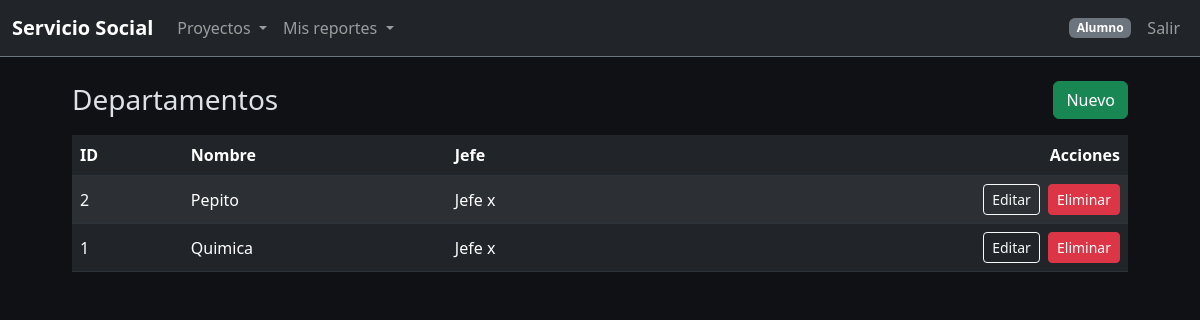
/admin/departamentos (signed in), run on the app's committed database.
### app/models.py (models this page shows, shortened)
class User(UserMixin, db.Model):
    __tablename__ = "users"
    id            = db.Column(db.Integer, primary_key=True)
    nombre        = db.Column(db.String(120), nullable=False)          # nombre para mostrar
    email         = db.Column(db.String(120), unique=True, nullable=False)
    password_hash = db.Column(db.String(255), nullable=False)
    rol           = db.Column(db.String(20), nullable=False, default="alumno")
    activo        = db.Column(db.Boolean, default=True)
    ap_paterno = db.Column(db.String(120))
    ap_materno = db.Column(db.String(120))
    nombres    = db.Column(db.String(120))  # si lo quieres separado
    no_control = db.Column(db.String(50))
    carrera    = db.Column(db.String(120))
    departamento_id = db.Column(db.Integer, db.ForeignKey("departamentos.id"))
    departamento    = db.relationship(
        "Departamento",
        foreign_keys=[departamento_id],   # evita ambigüedad
        backref="miembros",
    )

class Departamento(db.Model):
    __tablename__ = "departamentos"
    id      = db.Column(db.Integer, primary_key=True)
    nombre  = db.Column(db.String(120), nullable=False)
    jefe_id = db.Column(db.Integer, db.ForeignKey("users.id"), nullable=True)
    jefe    = db.relationship(
        "User",
        foreign_keys=[jefe_id],
        backref="departamentos_dirigidos",
    )

### app/views/admin.py (the view)
@admin_bp.route("/departamentos", methods=["GET"], endpoint="departamentos_list")
@login_required
def departamentos_list():
    deps = Departamento.query.order_by(Departamento.id.desc()).all()
    return render_template("admin/departamentos_list.html", deps=deps)

### app/roles.py (called while the page is built)
def register_template_utils(app):
    @app.context_processor
    def inject_perms():
        return {
            "can": (lambda p: _can(current_user, p)),
            "is_role": (lambda r: getattr(current_user, "rol", None) == r),
        }

### templates/admin/departamentos_list.html (shortened to what this page needs)
{% extends "base.html" %}
{% block content %}
<div class="d-flex justify-content-between align-items-center mb-3">
  <h3 class="m-0">Departamentos</h3>
  <a class="btn btn-success" href="{{ url_for('admin.departamentos_new') }}">Nuevo</a>
</div>
<div class="table-responsive">
  <table class="table table-dark table-striped align-middle">
    <thead>
      <tr>
        <th>ID</th>
        <th>Nombre</th>
        <th>Jefe</th>
        <th class="text-end">Acciones</th>
      </tr>
    </thead>
    <tbody>
      {% for d in deps %}
      <tr>
        <td>{{ d.id }}</td>
        <td>{{ d.nombre }}</td>
        <td>{{ d.jefe.nombre if d.jefe else '' }}</td>
        <td class="text-end">
          <a class="btn btn-sm btn-outline-light" href="{{ url_for('admin.departamentos_edit', did=d.id) }}">
            Editar
          </a>
          <form method="post" action="{{ url_for('admin.departamentos_eliminar', did=d.id) }}"
            class="d-inline-block ms-1"
            onsubmit="return confirm('¿Eliminar el departamento {{ d.nombre|e }}? Esta acción no se puede deshacer.');">
            <button class="btn btn-sm btn-danger">Eliminar</button>
          </form>
        </td>
      </tr>
      {% else %}
      <tr>
        <td colspan="4" class="text-center">No hay departamentos.</td>
      </tr>
      {% endfor %}
    </tbody>
  </table>
</div>
{% endblock %}

### templates/base.html (shortened to what this page needs)
<!doctype html>
<html lang="es" data-bs-theme="dark">
<head>
  <link href="https://cdn.jsdelivr.net/npm/bootstrap@5.3.2/dist/css/bootstrap.min.css" rel="stylesheet">
  <link href="{{ url_for('static', filename='css/app.css') }}" rel="stylesheet">
</head>
<body>
  <nav class="navbar navbar-expand-lg navbar-dark bg-dark border-bottom border-secondary">
    <div class="container-fluid">
      <a class="navbar-brand" href="{{ url_for('proyectos.lista') }}">Servicio Social</a>
      <div class="collapse navbar-collapse" id="topNav">
        <ul class="navbar-nav me-auto mb-2 mb-lg-0">
          {% if current_user.is_authenticated %}
          <li class="nav-item dropdown">
            <a class="nav-link dropdown-toggle" href="#" role="button" data-bs-toggle="dropdown" aria-expanded="false">
              Proyectos
            </a>
          </li>
          {% if current_user.rol == 'alumno' %}
          <li class="nav-item dropdown">
            <a class="nav-link dropdown-toggle" href="#" role="button" data-bs-toggle="dropdown" aria-expanded="false">
              Mis reportes
            </a>
          </li>
          {% endif %}
          {% endif %}
        </ul>
        <ul class="navbar-nav ms-auto">
          {% if current_user.is_authenticated %}
          <li class="nav-item d-flex align-items-center me-2">
            <span class="badge text-bg-secondary role-badge">{{ current_user.rol }}</span>
          </li>
          <li class="nav-item">
            <a class="nav-link" href="{{ url_for('auth.logout') }}">Salir</a>
          </li>
          {% else %}
          <li class="nav-item">
            <a class="nav-link" href="{{ url_for('auth.login') }}">Entrar</a>
          </li>
          {% endif %}
        </ul>
      </div>
    </div>
  </nav>
  <main class="container container-narrow py-4">
    {% block content %}{% endblock %}
  </main>
</body>
</html>

### static/css/app.css (style rules this page uses)
:root { --app-bg: #151a1f; --app-bg-2: #1b2127; --panel: #20262d; }
.table thead th { border-bottom: 1px solid #343b44; }
.table td, .table th { border-color: #2b323a !important; }

### templates/base.html (style rules this page uses)
body { background-color: #0f1115; }
.navbar-brand { font-weight: 600; }
.role-badge { text-transform: capitalize; }
.container-narrow { max-width: 1080px; }

### data on the page
User: rol "Alumno"
Departamento: id "2", nombre "Pepito", jefe "Jefe x"
Departamento: id "1", nombre "Quimica", jefe "Jefe x"
